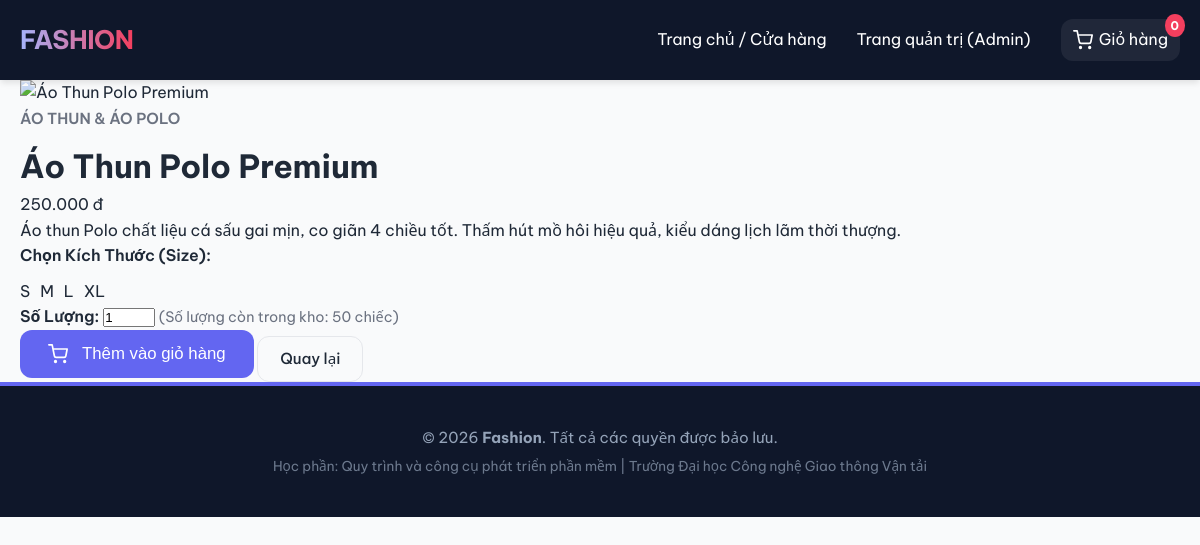
The app's page /product-detail.php?id=1 with its own data.
### tables this page shows
CREATE TABLE IF NOT EXISTS `products` (
  `id` INT AUTO_INCREMENT PRIMARY KEY,
  `category_id` INT NOT NULL,
  `name` VARCHAR(255) NOT NULL,
  `description` TEXT,
  `price` DECIMAL(10,2) NOT NULL,
  `sizes` VARCHAR(100) NOT NULL DEFAULT 'S,M,L,XL',  
  `image_url` VARCHAR(255) DEFAULT 'default.jpg',
  `stock` INT NOT NULL DEFAULT 0,
  `created_at` TIMESTAMP DEFAULT CURRENT_TIMESTAMP,
  FOREIGN KEY (`category_id`) REFERENCES `categories` (`id`) ON DELETE CASCADE
);

CREATE TABLE IF NOT EXISTS `categories` (
  `id` INT AUTO_INCREMENT PRIMARY KEY,
  `name` VARCHAR(255) NOT NULL,
  `description` TEXT,
  `created_at` TIMESTAMP DEFAULT CURRENT_TIMESTAMP
);

### src/product-detail.php (the view, shortened to what this page needs)
<?php
require_once 'includes/header.php';
$id = isset($_GET['id']) ? intval($_GET['id']) : 0;
$stmt = $pdo->prepare("SELECT p.*, c.name as category_name
                       FROM products p
                       JOIN categories c ON p.category_id = c.id
                       WHERE p.id = ?");
$stmt->execute([$id]);
$product = $stmt->fetch();
$sizes = explode(',', $product['sizes']);
?>
<div class="container">
    <div class="detail-container">
        <div class="detail-gallery">
            <?php
            $image_src = 'assets/uploads/' . $product['image_url'];
            if (!file_exists(__DIR__ . '/' . $image_src) || empty($product['image_url']) || $product['image_url'] == 'default.jpg') {
                if ($product['category_id'] == 1) {
                    $image_src = 'https://images.unsplash.com/photo-1581655353564-df123a1eb820?w=600&q=80';
                } else if ($product['category_id'] == 2) {
                    $image_src = 'https://images.unsplash.com/photo-1551028719-00167b16eac5?w=600&q=80';
                } else if ($product['category_id'] == 3) {
                    $image_src = 'https://images.unsplash.com/photo-1542272604-787c3835535d?w=600&q=80';
                } else if ($product['category_id'] == 4) {
                    $image_src = 'https://images.unsplash.com/photo-1595777457583-95e059d581b8?w=600&q=80';
                } else {
                    $image_src = 'https://images.unsplash.com/photo-1523381210434-271e8be1f52b?w=600&q=80';
                }
            }
            ?>
            <img src="<?php echo $image_src; ?>" alt="<?php echo htmlspecialchars($product['name']); ?>">
        </div>
        <div class="detail-info">
            <span class="product-category" style="font-size: 0.95rem; margin-bottom: 10px; display: inline-block;">
                <?php echo htmlspecialchars($product['category_name']); ?>
            </span>
            <h1 class="detail-title"><?php echo htmlspecialchars($product['name']); ?></h1>
            <div class="detail-price"><?php echo number_format($product['price'], 0, ',', '.'); ?> đ</div>
            <p class="detail-desc">
                <?php echo nl2br(htmlspecialchars($product['description'])); ?>
            </p>
            <form action="cart.php?action=add" method="POST">
                <div class="detail-options">
                    <label style="font-weight: 600; display: block; margin-bottom: 10px;">Chọn Kích Thước (Size):</label>
                    <div style="display: flex; gap: 10px;">
                        <?php foreach ($sizes as $index => $sz):
                            $sz = trim($sz);
                        ?>
                            <label style="cursor: pointer; position: relative;">
                                <span class="size-option" onclick="changeActiveSize(this)">
                                    <?php echo htmlspecialchars($sz); ?>
                                </span>
                            </label>
                        <?php endforeach; ?>
                    </div>
                </div>
                <div class="qty-select">
                    <label style="font-weight: 600;">Số Lượng:</label>
                    <input type="number" name="quantity" value="1" min="1" max="<?php echo $product['stock']; ?>" class="qty-input">
                    <span style="color: var(--text-muted); font-size: 0.9rem;">
                        (Số lượng còn trong kho: <?php echo $product['stock']; ?> chiếc)
                    </span>
                </div>
                <div class="detail-actions">
                    <?php if ($product['stock'] > 0): ?>
                        <button type="submit" class="btn btn-primary" style="flex-grow: 1; padding: 14px 28px; font-size: 1.05rem;">
                            Thêm vào giỏ hàng
                        </button>
                    <?php else: ?>
                        <button type="button" class="btn btn-secondary" style="flex-grow: 1; padding: 14px 28px; font-size: 1.05rem; cursor: not-allowed; color: red;" disabled>
                            Sản phẩm này đã Hết Hàng
                        </button>
                    <?php endif; ?>
                    <a href="index.php" class="btn btn-secondary">Quay lại</a>
                </div>
            </form>
        </div>
    </div>
</div>
<?php
require_once 'includes/footer.php';
?>

### src/assets/css/style.css (style rules this page uses)
:root { --primary-color: #6366f1; --primary-hover: #4f46e5; --accent-color: #f43f5e; --text-main: #1f2937; --text-muted: #6b7280; --bg-main: #f9fafb; --bg-card: #ffffff; --bg-header: #0f172a; --border-color: #e5e7eb; --radius-sm: 6px; --radius-md: 12px; --radius-lg: 20px; --shadow-sm: 0 1px 3px rgba(0,0,0,0.1); --shadow-md: 0 4px 6px -1px rgba(0, 0, 0, 0.1); --shadow-lg: 0 10px 15px -3px rgba(0,0,0,0.05); --transition: all 0.3s cubic-bezier(0.4, 0, 0.2, 1); }
* { box-sizing: border-box; margin: 0; padding: 0; }
body { font-family: 'Be Vietnam Pro', 'Segoe UI', Tahoma, Geneva, Verdana, sans-serif; background-color: var(--bg-main); color: var(--text-main); line-height: 1.6; }
a { color: inherit; text-decoration: none; transition: var(--transition); }
img { max-width: 100%; height: auto; display: block; }
.container { max-width: 1200px; margin: 0 auto; padding: 0 20px; }
.btn { display: inline-flex; align-items: center; justify-content: center; padding: 10px 22px; border-radius: var(--radius-md); font-weight: 500; font-size: 0.95rem; cursor: pointer; transition: var(--transition); border: none; gap: 8px; }
.btn-primary { background-color: var(--primary-color); color: white; }
.btn-secondary { background-color: transparent; border: 1px solid var(--border-color); color: var(--text-main); }
.product-category { font-size: 0.8rem; color: var(--text-muted); text-transform: uppercase; font-weight: 600; margin-bottom: 6px; }

### records on screen
products: category.name "ÁO THUN & ÁO POLO", name "Áo Thun Polo Premium", price "250.000", description "Áo thun Polo chất liệu cá sấu gai mịn, co giãn 4 chiều tốt. Thấm hút mồ hôi hiệu quả, kiểu dáng lịch lãm thời thượng.", sizes "S", sizes "M", sizes "L", sizes "XL", stock "50"

### other values on screen
$cart_count "0"
